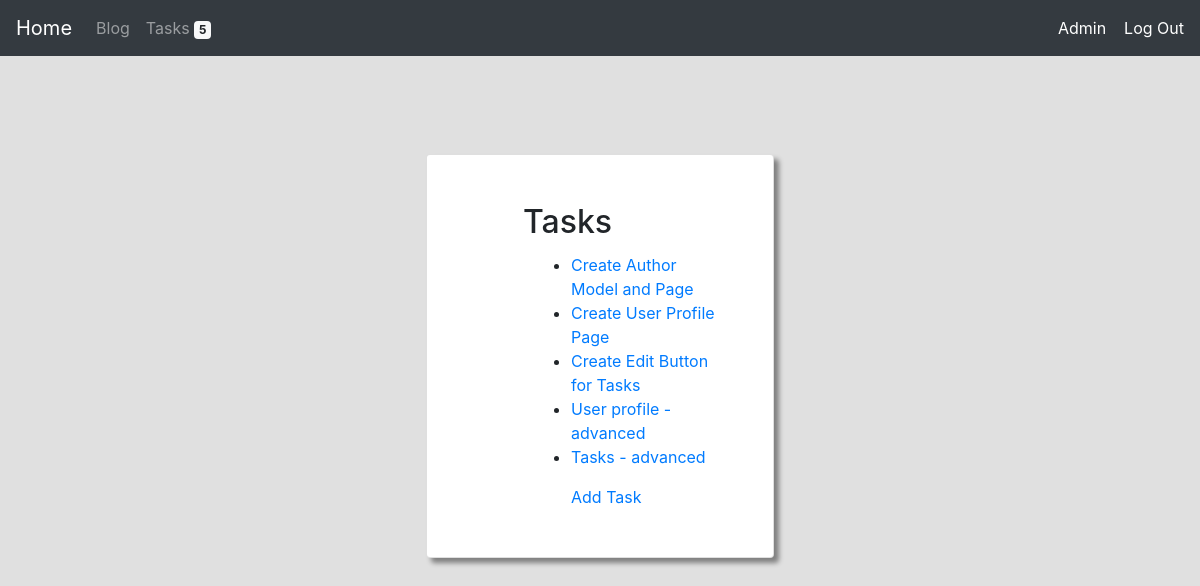
The app's page /tasks/ (signed in) with its own data.
### tasks/models.py (models this page shows, shortened)
class Task(models.Model):
    user = models.ForeignKey(User, on_delete=models.CASCADE)
    name = models.CharField(max_length=128)
    entry = models.CharField(max_length=500)

### tasks/views.py (the view)
# urls.py: path("", views.index, name="index"),
@login_required(login_url='main:not_found')
def index(request):
    tasks = Task.objects.filter(user=request.user).all()
    return render(request, "tasks/index.html", {
        "tasks": tasks,
        "tasks_due": len(tasks),
    })

### tasks/templates/tasks/index.html (shortened to what this page needs)
{% extends 'main/layout.html' %}
{% block body %}
<div class="col-9 mx-auto pt-5 mt-2 w-100 align-self-center">
    <div class="card p-5 my-auto" style="width: 40%; margin: auto; box-shadow: 5px 5px 5px Gray;">
        <h2 class="card-title pl-5">Tasks</h2>
        <ul class="ml-5 pl-5">
            {% for task in tasks %}
            <li><a href="{% url 'tasks:task' task.id %}">{{ task.name }}</a></li>
            {% empty %}
                <li>No tasks found.</li>
            {% endfor %}
        </ul>
        <a class="ml-5 pl-5" href="{% url 'tasks:add' %}">Add Task</a>
    </div>
</div>
{% endblock %}

### records on screen
Task: name "Create Author Model and Page"
Task: name "Create User Profile Page"
Task: name "Create Edit Button for Tasks"
Task: name "User profile - advanced"
Task: name "Tasks - advanced"

### other values on screen
{{ tasks_due }} "5"
